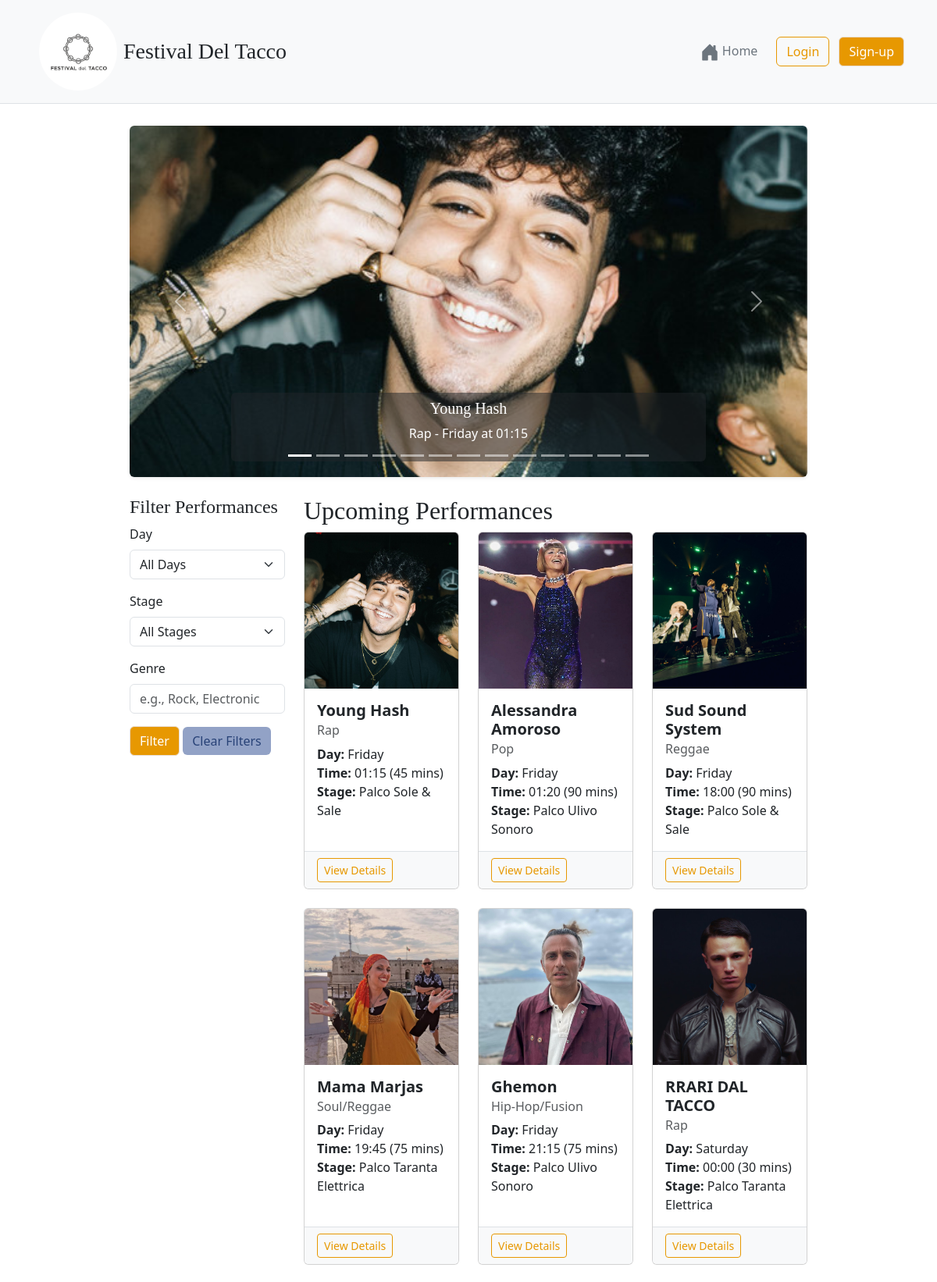
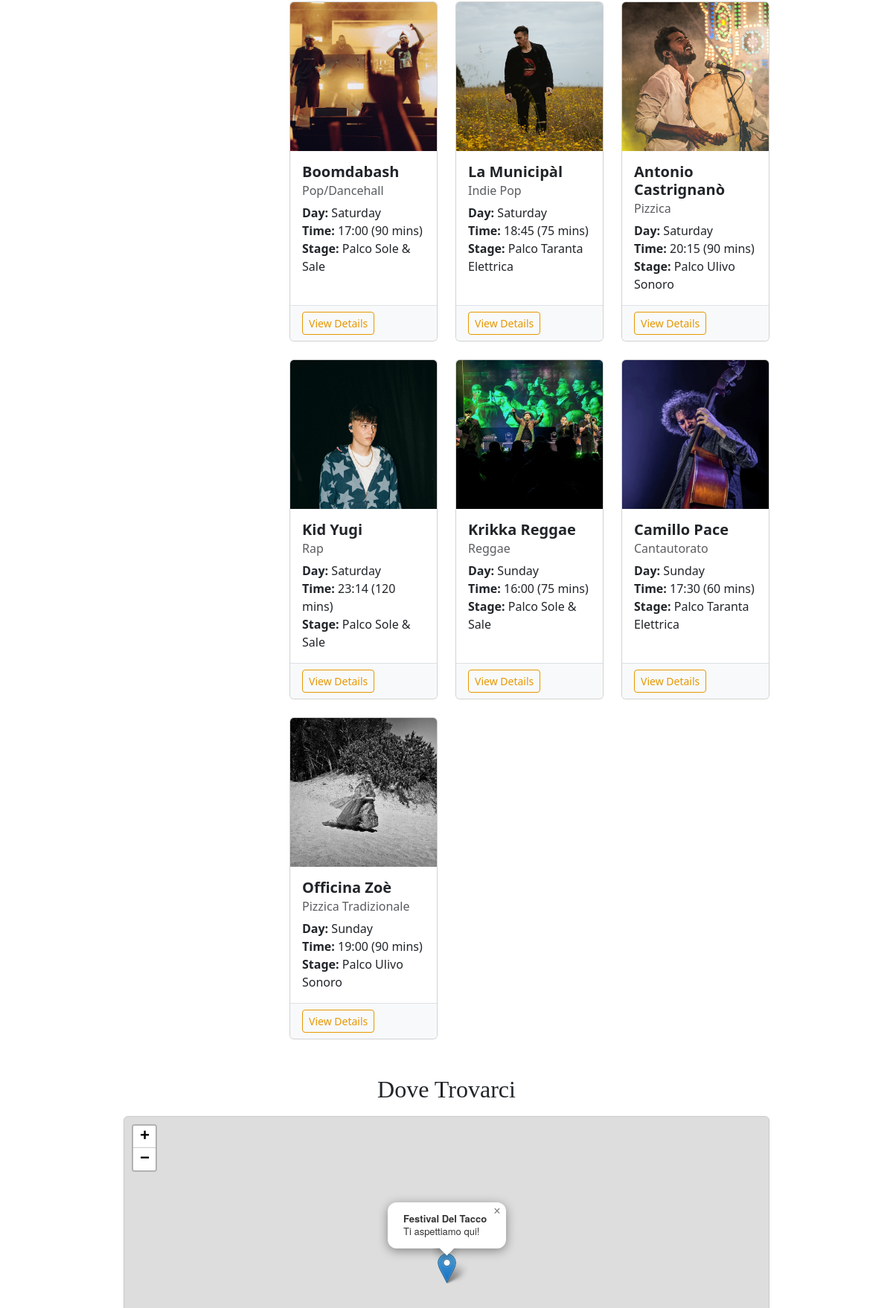
The page / (upper part) on the database its author committed (2 pictures, top to bottom).
### tables this page shows
CREATE TABLE PERFORMANCE (
            id INTEGER PRIMARY KEY AUTOINCREMENT,
            artist_name TEXT NOT NULL UNIQUE,
            day TEXT NOT NULL,
            start_time TEXT NOT NULL, -- HH:MM format
            duration_minutes INTEGER NOT NULL,
            description TEXT,
            stage_name TEXT NOT NULL,
            genre TEXT,
            image_path TEXT,
            is_published INTEGER NOT NULL DEFAULT 0, -- 0 for False, 1 for True
            organizer_id INTEGER NOT NULL,
            FOREIGN KEY (organizer_id) REFERENCES UTENTI (id)
        );

### app.py (the view)
@app.route('/')
def home():
    day_filter = request.args.get('day')
    stage_filter = request.args.get('stage')
    genre_filter = request.args.get('genre')
    if current_user.is_authenticated and current_user.role == 'organizer':
        performances = db.get_all_performances(
            published_only=False,
            day_filter=day_filter,
            stage_filter=stage_filter,
            genre_filter=genre_filter
        )
    else:
        performances = db.get_all_performances(
            published_only=True,
            day_filter=day_filter,
            stage_filter=stage_filter,
            genre_filter=genre_filter
        )
    return render_template('home_festival.html',
                           performances=performances,
                           selected_day=day_filter,
                           selected_stage=stage_filter,
                           selected_genre=genre_filter)

### app.py (called while the page is built)
@app.context_processor
def inject_global_vars(): # prendo le variabli globali da festival_config.py, comuni a tutti i template
    user_has_ticket = False
    if current_user.is_authenticated and current_user.role == 'participant':
        if db.get_ticket_by_user_id(current_user.id):
            user_has_ticket = True
    return dict(
        FESTIVAL_DAYS=Config.FESTIVAL_DAYS,
        FESTIVAL_STAGES=Config.FESTIVAL_STAGES,
        TICKET_TYPES_CONFIG=Config.TICKET_TYPES,
        now=datetime.now().year,
        g_user_has_ticket=user_has_ticket
    )

### festival_dao.py (called while the page is built)
def get_db_connection():
    conn = sqlite3.connect(DATABASE_NAME)
    conn.row_factory = sqlite3.Row # Access columns by name
    return conn

### templates/home_festival.html (shortened to what this page needs)
{% extends "base_festival.html" %}
{% block content %}
{% set carousel_performances = performances | selectattr('is_published') | selectattr('image_path') | list %}
{% if carousel_performances %}
<div class="row mb-4">
    <div class="col-12">
        <div id="performanceCarousel" class="carousel mycarousel slide shadow-sm rounded" data-bs-ride="carousel">
            <div class="carousel-indicators">
                {% for perf_item in carousel_performances %}
                <button type="button" data-bs-target="#performanceCarousel" data-bs-slide-to="{{ loop.index0 }}"
                    class="{{ 'active' if loop.first else '' }}" aria-current="{{ 'true' if loop.first else 'false' }}"
                    aria-label="Slide {{ loop.index }}"></button>
                {% endfor %}
            </div>
            <div class="carousel-inner rounded" style="max-height: 450px;">
                {% for perf_item in carousel_performances %}
                <div class="carousel-item {{ 'active' if loop.first else '' }}">
                    <img src="{{ url_for('static', filename=perf_item.image_path) }}" class="d-block w-100"
                        alt="{{ perf_item.artist_name }}" style="object-fit: cover; height: 100%; max-height: 450px;">
                    <div class="carousel-caption d-none d-md-block bg-dark bg-opacity-50 p-2 rounded">
                        <h5 style="font-family: 'Playfair Display', serif;">{{ perf_item.artist_name }}</h5>
                        <p>{{ perf_item.genre }} - {{ perf_item.day }} at {{ perf_item.start_time }}</p>
                    </div>
                </div>
                {% endfor %}
            </div>
            <button class="carousel-control-prev" type="button" data-bs-target="#performanceCarousel"
                data-bs-slide="prev">
                <span class="carousel-control-prev-icon" aria-hidden="true"></span>
            </button>
            <button class="carousel-control-next" type="button" data-bs-target="#performanceCarousel"
                data-bs-slide="next">
                <span class="carousel-control-next-icon" aria-hidden="true"></span>
            </button>
        </div>
    </div>
</div>
{% endif %}
<div class="row">
    <div class="col-lg-3 d-none d-lg-block">
        <div class="position-sticky" style="top: 100px;">
            <h4 style="font-family: 'Playfair Display', serif;">Filter Performances</h4>
            <form method="GET" action="{{ url_for('home') }}">
                <div class="mb-3">
                    <label for="day" class="form-label">Day</label>
                    <select name="day" id="day" class="form-select">
                        <option value="">All Days</option>
                    </select>
                </div>
                <div class="mb-3">
                    <label for="stage" class="form-label">Stage</label>
                    <select name="stage" id="stage" class="form-select">
                        <option value="">All Stages</option>
                    </select>
                </div>
                <div class="mb-3">
                    <label for="genre" class="form-label">Genre</label>
                    <input type="text" name="genre" id="genre" class="form-control" value="{{ selected_genre or '' }}"
                        placeholder="e.g., Rock, Electronic">
                </div>
                <button type="submit" class="btn mybuttoncolors">Filter</button>
                <a href="{{url_for('home')}}" class="btn myclearbutton">Clear Filters</a>
            </form>
        </div>
    </div>
    <div class="col-12 col-lg-9">
        <h2 style="font-family: 'Playfair Display', serif;">Upcoming Performances</h2>
        {% if performances %}
        <div class="row row-cols-1 row-cols-md-2 row-cols-lg-3 g-4">
            {% for perf in performances %}
            <div class="col">
                {% if current_user.is_authenticated and current_user.role == 'organizer' and not perf.is_published %}
                <div class="card h-100 {% if not perf.is_published %}border-warning border-2{% endif %}">
                    <img src="{{ url_for('static', filename=perf.image_path or 'images/logo/LogoFestivalDelTacco.jpeg') }}"
                        class="card-img-top" alt="{{ perf.artist_name }}">
                    <div class="card-body">
                        <h5 class="card-title" style="font-family: 'Playfair Display', serif;">{{ perf.artist_name }}
                        </h5>
                        <h6 class="card-subtitle mb-2 text-muted">{{ perf.genre }}</h6>
                        <p class="card-text">
                            <strong>Day:</strong> {{ perf.day }}<br>
                            <strong>Time:</strong> {{ perf.start_time }} ({{ perf.duration_minutes }} mins)<br>
                            <strong>Stage:</strong> {{ perf.stage_name }}
                        </p>
                        <p class="text-warning fw-bold"><small>DRAFT - Not Visible to Public</small></p>
                    </div>
                    <div class="card-footer">
                        <a href="{{ url_for('performance_detail', perf_id=perf.id) }}"
                            class="btn btn-sm btn-outline">View Details</a>
                        {% if current_user.is_authenticated and current_user.role == 'organizer' and
                        perf.organizer_id
                        == current_user.id and not perf.is_published %}
                        <a href="{{ url_for('manage_performance', perf_id=perf.id) }}"
                            class="btn btn-sm mybtn-outline-edit">Edit</a>
                        {% endif %}
                    </div>
                </div>
                {% elif perf.is_published %}
                <div class="card h-100">
                    <img src="{{ url_for('static', filename=perf.image_path or 'images/logo/LogoFestivalDelTacco.jpeg') }}"
                        class="card-img-top" alt="{{ perf.artist_name }}" style="height: 200px; object-fit: cover;">
                    <div class="card-body">
                        <h5 class="card-title">{{ perf.artist_name }}</h5>
                        <h6 class="card-subtitle mb-2 text-muted">{{ perf.genre }}</h6>
                        <p class="card-text">
                            <strong>Day:</strong> {{ perf.day }}<br>
                            <strong>Time:</strong> {{ perf.start_time }} ({{ perf.duration_minutes }} mins)<br>
                            <strong>Stage:</strong> {{ perf.stage_name }}
                        </p>
                    </div>
                    <div class="card-footer">
                        <a href="{{ url_for('performance_detail', perf_id=perf.id) }}"
                            class="btn btn-sm btn-outline">View Details</a>
                    </div>
                </div>
                {% endif %}
            </div>
            {% endfor %}
        </div>
        {% else %}
        <p>No performances found matching your criteria. Try adjusting the filters!</p>
        {% endif %}
    </div>
</div>
<div class="row mt-5 mb-4">
    <div class="col-12">
        <h2 class="text-center mb-3" style="font-family: 'Playfair Display', serif;">Dove Trovarci</h2>
        <div id="festivalMap" class="festival-map-container">
        </div>
    </div>
</div>
{% endblock %}

### templates/base_festival.html (shortened to what this page needs)
<!DOCTYPE html>
<html lang="it-en">
<head>
    <link href="https://cdn.jsdelivr.net/npm/bootstrap@5.3.2/dist/css/bootstrap.min.css" rel="stylesheet"
>
    <link rel="stylesheet" href="{{ url_for('static', filename='css/style_festival.css') }}">
    <link rel="stylesheet" href="https://unpkg.com/leaflet@1.9.4/dist/leaflet.css"
 />
</head>
<body>
    <nav>
        <header class="p-3 mb-3 border-bottom bg-light sticky-top">
            <div class="container">
                <div class="d-flex flex-wrap align-items-center justify-content-center justify-content-lg-start">
                    <a href="{{ url_for('home') }}"
                        class="d-flex align-items-center text-dark text-decoration-none me-lg-auto ms-2">
                        <img src="{{ url_for('static', filename='images/logo/LogoFestivalDelTacco.jpeg') }}"
                            alt="Festival del Tacco" class="img-fluid rounded-circle"
                            style="height: 100px; width: 100px; object-fit: cover;" loading="lazy">
                        <span class="fs-3 ms-2" style="font-family: 'Playfair Display', serif;">Festival Del
                            Tacco</span>
                    </a>
                    <ul class="nav col-12 col-lg-auto mb-2 justify-content-center mb-md-0">
                        <li><a href="{{ url_for('home') }}"
                                class="nav-link px-2 {% if request.endpoint == 'home' %}link-secondary{% else %}link-dark{% endif %}">
                                Home
                            </a>
                        </li>
                    </ul>
                    <div class="ms-lg-3">
                        {% if current_user.is_authenticated %}
                        <div class="dropdown text-end">
                            <a href="#" class="d-block link-dark text-decoration-none dropdown-toggle"
                                id="dropdownUser1" data-bs-toggle="dropdown" aria-expanded="false">
                                {% if current_user.role == 'organizer' %}
                                <img src="{{ url_for('static', filename='images/logo/organizer.png') }}"
                                    alt="organizer_image" width="50" height="50" class="rounded-circle myprofileicon">
                                {% endif %}
                                {% if current_user.role == 'participant' %}
                                <img src="{{ url_for('static', filename='images/logo/partecipant.png') }}"
                                    alt="partecipant_image" width="40" height="40" class="rounded-circle">
                                {% endif %}
                                {{ current_user.nickname }} ({{ current_user.role }})
                            </a>
                            <ul class="dropdown-menu text-small" aria-labelledby="dropdownUser1">
                                <li><a class="dropdown-item" href="{{ url_for('profile') }}">Profile</a></li>
                                {% if current_user.role == 'organizer' %}
                                <li><a class="dropdown-item" href="{{ url_for('manage_performance') }}">New
                                        Performance</a>
                                </li>
                                {% endif %}
                                {% if current_user.role == 'participant' and not g.user_has_ticket %}
                                <li><a class="dropdown-item" href="{{ url_for('buy_ticket') }}">Buy Ticket</a></li>
                                {% endif %}
                                <li>
                                    <hr class="dropdown-divider">
                                </li>
                                <li><a class="dropdown-item" href="{{ url_for('logout') }}">Sign out</a></li>
                            </ul>
                        </div>
                        {% else %}
                        <a href="{{ url_for('login') }}" class="btn btn-outline myloginbutton me-2">Login</a>
                        <a href="{{ url_for('register') }}" class="btn  mybuttoncolors">Sign-up</a>
                        {% endif %}
                    </div>
                </div>
            </div>
        </header>
    </nav>
    <main class="container col-lg-9 col-md-12 pt-5 pt-md-3 pt-lg-2 pt-xl-2 pt-xxl-2 order-1 mt-lg-1 ">
        {% block content %}
        {% endblock %}
    </main>
</body>
</html>

### static/css/style_festival.css (style rules this page uses)
html, body { height: 100%; margin: 0; padding: 0; display: flex; flex-direction: column; }
.festival-map-container { height: 450px; width: 100%; border: 1px solid #ccc; border-radius: 0.375rem; box-shadow: 0 .125rem .25rem rgba(0, 0, 0, .075); }
body { min-height: 100vh; }
main, main.container { flex: 1; padding: 1rem; padding-bottom: 100px; }
.card { transition: transform 0.2s ease-in-out, box-shadow 0.2s ease-in-out; }
.card-img-top { height: 200px; object-fit: cover; }
.card-title { font-weight: bold; }
.card-footer { background-color: #f8f9fa; border-top: 1px solid #dee2e6; }
header.sticky-top { z-index: 1030; }
.myeditbutton, .myclearbutton { background-color: #92a2c6; border: #3e7adb; color: #284277; }
.mybuttoncolors { background-color: #e79801; border-color: #e8ddd5; color: #ffffff }
.btn-outline { border-color: #e79801; color: #e79801; }
@media (min-width: 769px) { main { padding-top: 100px; } }

### rows shown on the page
PERFORMANCE: image_path (picture), artist_name "Young Hash", genre "Rap", day "Friday", start_time "01:15", duration_minutes "45", stage_name "Palco Sole & Sale"
PERFORMANCE: image_path (picture), artist_name "Alessandra Amoroso", genre "Pop", day "Friday", start_time "01:20", duration_minutes "90", stage_name "Palco Ulivo Sonoro"
PERFORMANCE: image_path (picture), artist_name "Sud Sound System", genre "Reggae", day "Friday", start_time "18:00", duration_minutes "90", stage_name "Palco Sole & Sale"
PERFORMANCE: image_path (picture), artist_name "Mama Marjas", genre "Soul/Reggae", day "Friday", start_time "19:45", duration_minutes "75", stage_name "Palco Taranta Elettrica"
PERFORMANCE: image_path (picture), artist_name "Ghemon", genre "Hip-Hop/Fusion", day "Friday", start_time "21:15", duration_minutes "75", stage_name "Palco Ulivo Sonoro"
PERFORMANCE: image_path (picture), artist_name "RRARI DAL TACCO", genre "Rap", day "Saturday", start_time "00:00", duration_minutes "30", stage_name "Palco Taranta Elettrica"
PERFORMANCE: image_path+artist_name (picture), artist_name "Boomdabash", genre "Pop/Dancehall", day "Saturday", start_time "17:00", duration_minutes "90", stage_name "Palco Sole & Sale"
PERFORMANCE: image_path (picture), artist_name "La Municipàl", genre "Indie Pop", day "Saturday", start_time "18:45", duration_minutes "75", stage_name "Palco Taranta Elettrica"
PERFORMANCE: image_path (picture), artist_name "Antonio Castrignanò", genre "Pizzica", day "Saturday", start_time "20:15", duration_minutes "90", stage_name "Palco Ulivo Sonoro"
PERFORMANCE: image_path (picture), artist_name "Kid Yugi", genre "Rap", day "Saturday", start_time "23:14", duration_minutes "120", stage_name "Palco Sole & Sale"
PERFORMANCE: image_path (picture), artist_name "Krikka Reggae", genre "Reggae", day "Sunday", start_time "16:00", duration_minutes "75", stage_name "Palco Sole & Sale"
PERFORMANCE: image_path (picture), artist_name "Camillo Pace", genre "Cantautorato", day "Sunday", start_time "17:30", duration_minutes "60", stage_name "Palco Taranta Elettrica"
PERFORMANCE: image_path (picture), artist_name "Officina Zoè", genre "Pizzica Tradizionale", day "Sunday", start_time "19:00", duration_minutes "90", stage_name "Palco Ulivo Sonoro"
